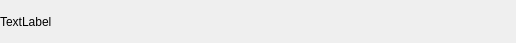
<?xml version="1.0" encoding="UTF-8"?>
<ui version="4.0">
 <class>FriendLabel</class>
 <widget class="QWidget" name="FriendLabel">
  <property name="geometry">
   <rect>
    <x>0</x>
    <y>0</y>
    <width>516</width>
    <height>43</height>
   </rect>
  </property>
  <property name="minimumSize">
   <size>
    <width>0</width>
    <height>43</height>
   </size>
  </property>
  <property name="maximumSize">
   <size>
    <width>16777215</width>
    <height>43</height>
   </size>
  </property>
  <property name="windowTitle">
   <string>Form</string>
  </property>
  <layout class="QHBoxLayout" name="horizontalLayout">
   <property name="spacing">
    <number>0</number>
   </property>
   <property name="leftMargin">
    <number>0</number>
   </property>
   <property name="topMargin">
    <number>0</number>
   </property>
   <property name="rightMargin">
    <number>0</number>
   </property>
   <property name="bottomMargin">
    <number>0</number>
   </property>
   <item>
    <widget class="QLabel" name="tip_lb">
     <property name="text">
      <string>TextLabel</string>
     </property>
    </widget>
   </item>
   <item>
    <widget class="QWidget" name="close_wid" native="true">
     <property name="minimumSize">
      <size>
       <width>25</width>
       <height>25</height>
      </size>
     </property>
     <property name="maximumSize">
      <size>
       <width>25</width>
       <height>25</height>
      </size>
     </property>
     <layout class="QHBoxLayout" name="horizontalLayout_2">
      <property name="spacing">
       <number>0</number>
      </property>
      <property name="leftMargin">
       <number>0</number>
      </property>
      <property name="topMargin">
       <number>0</number>
      </property>
      <property name="rightMargin">
       <number>0</number>
      </property>
      <property name="bottomMargin">
       <number>0</number>
      </property>
      <item>
       <widget class="ClickedLabel" name="close_lb">
        <property name="minimumSize">
         <size>
          <width>15</width>
          <height>15</height>
         </size>
        </property>
        <property name="maximumSize">
         <size>
          <width>15</width>
          <height>15</height>
         </size>
        </property>
        <property name="text">
         <string/>
        </property>
       </widget>
      </item>
     </layout>
    </widget>
   </item>
  </layout>
 </widget>
 <customwidgets>
  <customwidget>
   <class>ClickedLabel</class>
   <extends>QLabel</extends>
   <header location="global">clickedlabel.h</header>
  </customwidget>
 </customwidgets>
 <resources/>
 <connections/>
</ui>
